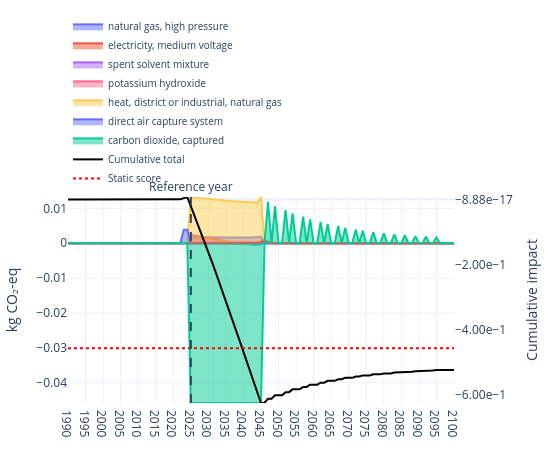
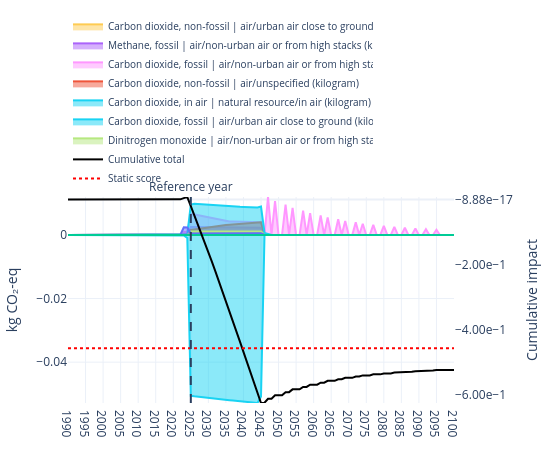

Notebook code for these charts, in order:
### Code cell
figs = plot_temporal_scores(
    trails=trails,
    stacked=False,
    legend_top_n=7,
    show_flow_contributions=False,
    title="",
    method_label="kg CO₂-eq",
    cumulative=False,
    width=550,
    height=450,
    year_tick=5,
    year_range=(1990, 2100),
    reference_year=ref_year,
    show_cumulative_axis=True,
    static_score=static_score,
    static_score_dash="dot",
    static_score_color="red",
)

figs[1].show()

figs = plot_temporal_scores(
    trails=trails,
    stacked=False,
    legend_top_n=7,
    show_flow_contributions=True,
    title="",
    method_label="kg CO₂-eq",
    cumulative=False,
    width=550,
    height=450,
    year_tick=5,
    year_range=(1990, 2100),
    reference_year=ref_year,
    show_cumulative_axis=True,
    static_score=static_score,
    static_score_dash="dot",
    static_score_color="red",
)

figs[1].show()
